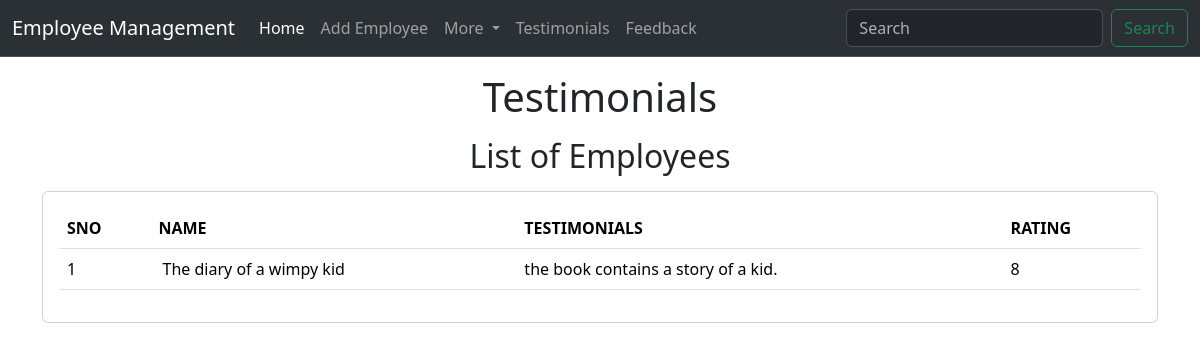
Page /emp/testimonials/ on the committed database.
### emp/models.py (models this page shows, shortened)
class Testimonial(models.Model):
    name=models.CharField(max_length=200)
    testimonial=models.TextField()
    picture=models.ImageField(upload_to="testimonials/")
    rating=models.IntegerField(max_length=1)

### emp/views.py (the view)
# urls.py: path('testimonials/', testimonials),
def testimonials(request):
    testi=Testimonial.objects.all()
    return render(request, "emp/testimonials.html", {
        'testi':testi
    })

### templates/emp/testimonials.html (shortened to what this page needs)
<!doctype html>
<html lang="en">
  <head>
    <link href="https://cdn.jsdelivr.net/npm/bootstrap@5.3.6/dist/css/bootstrap.min.css" rel="stylesheet">
  </head>
  <body>
    {% include 'emp/navbar.html' %}
    <h1 class="text-center my-3">Testimonials</h1>
    <h2 class="text-center my-3">List of Employees</h2>
    <div class="container">
      <div class="row">
        <div class="col-md-12">
          <div class="card">
            <div class="card-body">
              <table class="table">
                <thead>
                  <tr>
                    <th>SNO</th>
                    <th>NAME</th>
                    <th>TESTIMONIALS</th>
                    <th>RATING</th>
                  </tr>
                </thead>
                <tbody>
                    {% for t in testi %}
                <tr>
                    <td>
                        {{forloop.counter}}
                    </td>
                    <td>
                        {{t.name}}
                    </td>
                    <td>
                        {{t.testimonial}}
                    </td>
                    <td>
                        {{t.rating}}
                    </td>
                  </tr>
                    {% endfor %}
                </tbody>
              </table>
            </div>
          </div>
        </div>
      </div>
    </div>
  </body>
</html>

### rows in the picture
Testimonial: name "The diary of a wimpy kid", testimonial "the book contains a story of a kid.", rating "8"
